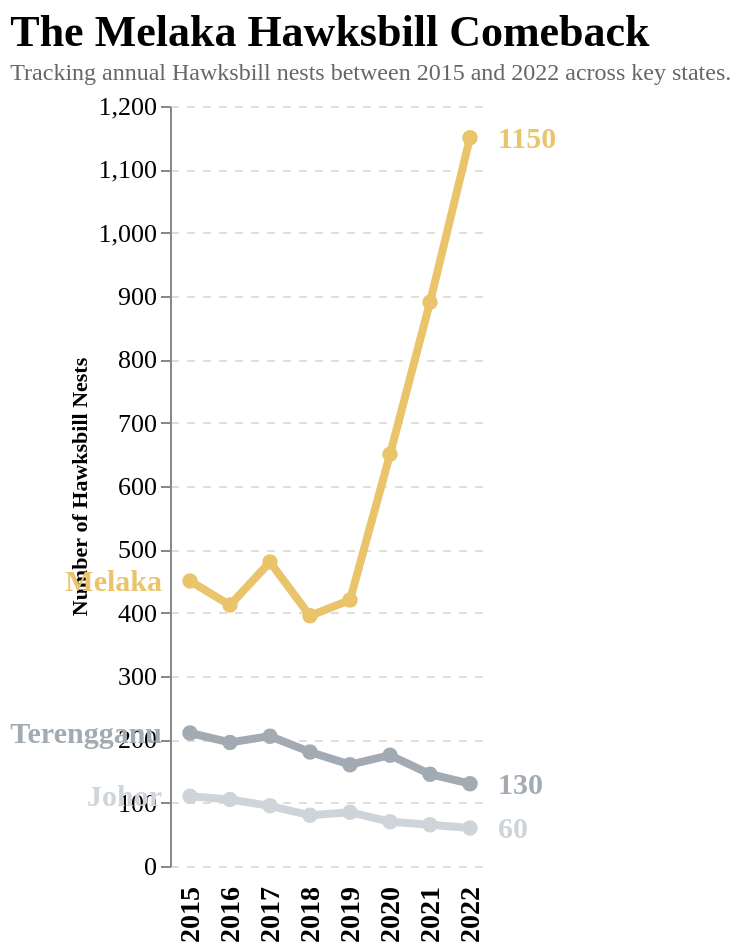

Vega-Lite specification stored for this chart:
### Vega-Lite specification from a JSON file in a GitHub repository (floating-point values rounded to 4 significant figures)
{"$schema": "https://vega.github.io/schema/vega-lite/v5.json", "title": {"text": "The Melaka Hawksbill Comeback", "subtitle": "Tracking annual Hawksbill nests between 2015 and 2022 across key states.", "font": "Cinzel", "fontSize": 22, "anchor": "start", "subtitleColor": "#666"}, "width": "container", "height": 380, "data": {"values": [{"state": "Melaka", "year": "2015", "nests": 450}, {"state": "Melaka", "year": "2016", "nests": 412}, {"state": "Melaka", "year": "2017", "nests": 480}, {"state": "Melaka", "year": "2018", "nests": 395}, {"state": "Melaka", "year": "2019", "nests": 420}, {"state": "Melaka", "year": "2020", "nests": 650}, {"state": "Melaka", "year": "2021", "nests": 890}, {"state": "Melaka", "year": "2022", "nests": 1150}, {"state": "Terengganu", "year": "2015", "nests": 210}, {"state": "Terengganu", "year": "2016", "nests": 195}, {"state": "Terengganu", "year": "2017", "nests": 205}, {"state": "Terengganu", "year": "2018", "nests": 180}, {"state": "Terengganu", "year": "2019", "nests": 160}, {"state": "Terengganu", "year": "2020", "nests": 175}, {"state": "Terengganu", "year": "2021", "nests": 145}, {"state": "Terengganu", "year": "2022", "nests": 130}, {"state": "Johor", "year": "2015", "nests": 110}, {"state": "Johor", "year": "2016", "nests": 105}, {"state": "Johor", "year": "2017", "nests": 95}, {"state": "Johor", "year": "2018", "nests": 80}, {"state": "Johor", "year": "2019", "nests": 85}, {"state": "Johor", "year": "2020", "nests": 70}, {"state": "Johor", "year": "2021", "nests": 65}, {"state": "Johor", "year": "2022", "nests": 60}]}, "encoding": {"x": {"field": "year", "type": "ordinal", "axis": {"title": null, "labelFontSize": 14, "labelPadding": 10, "grid": false, "domain": false, "ticks": false, "labelFontWeight": "bold"}}, "y": {"field": "nests", "type": "quantitative", "axis": {"title": "Number of Hawksbill Nests", "grid": true, "gridDash": [4, 4], "labelFontSize": 13, "titleFont": "Plus Jakarta Sans"}}}, "layer": [{"mark": {"type": "line", "point": {"filled": true, "size": 60}, "strokeWidth": 4}, "encoding": {"color": {"field": "state", "type": "nominal", "scale": {"domain": ["Melaka", "Terengganu", "Johor"], "range": ["#e9c46a", "#a2aab3", "#ced4da"]}, "legend": null}, "tooltip": [{"field": "state", "title": "State"}, {"field": "year", "title": "Year"}, {"field": "nests", "title": "Recorded Nests"}]}}, {"transform": [{"filter": "datum.year == '2015'"}], "mark": {"type": "text", "align": "right", "dx": -14, "fontSize": 15, "fontWeight": "bold"}, "encoding": {"text": {"field": "state"}, "color": {"field": "state"}}}, {"transform": [{"filter": "datum.year == '2022'"}], "mark": {"type": "text", "align": "left", "dx": 14, "fontSize": 15, "fontWeight": "bold"}, "encoding": {"text": {"field": "nests", "type": "quantitative"}, "color": {"field": "state"}}}], "config": {"font": "Plus Jakarta Sans", "view": {"stroke": "transparent"}}}
